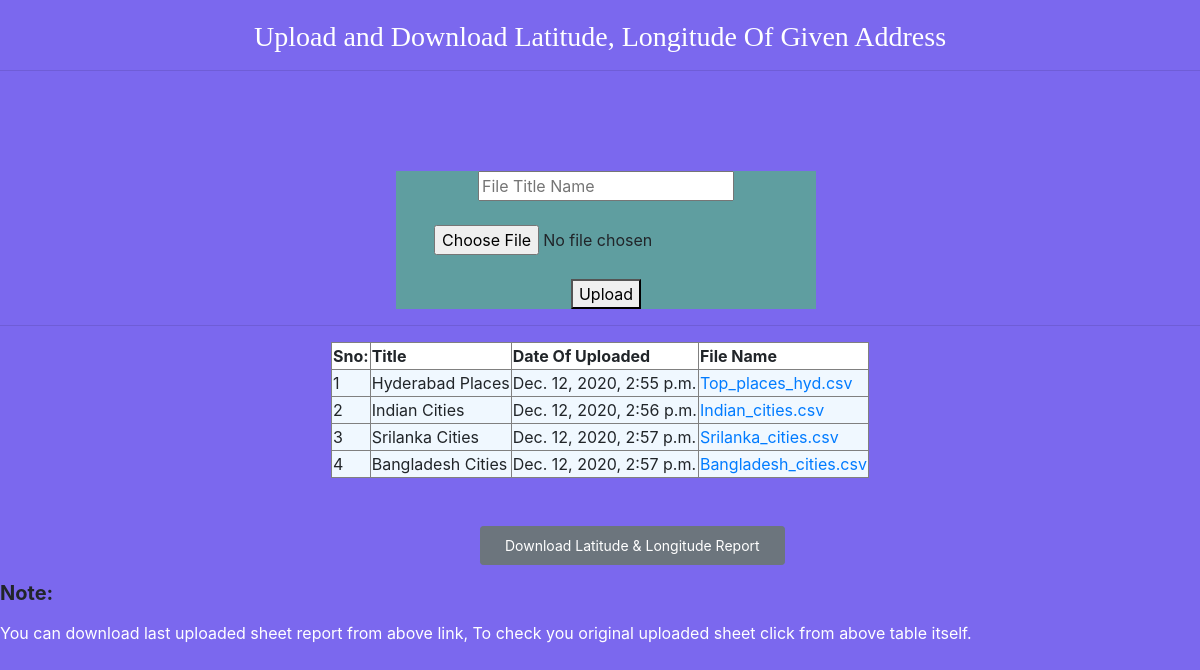
Page /upload/ on the committed database.
### App_PropsAMC/models.py (models this page shows)
class UploadFilesDB(models.Model):
    title = models.CharField(max_length=30)
    file_name = models.FileField()
    date_of_uploaded = models.DateTimeField(auto_now_add=True)

### App_PropsAMC/views.py (the view, shortened to what this page needs)
# urls.py: path('upload/', views.upload_file, name ='upload'),
def upload_file(request):
    qs = UploadFilesDB.objects.all()
    return render(request,'upload_form.html', {"filedata": qs})

### templates/upload_form.html (shortened to what this page needs)
{% load static %}
<!doctype html>
<html lang="en">
  <head>
    <link rel="stylesheet" href="https://cdn.jsdelivr.net/npm/bootstrap@4.5.3/dist/css/bootstrap.min.css">
  </head>
  <body style="background: mediumslateblue">
    <h3 align="center" style="color: white; margin-top: 20px; font-family: bold">Upload and Download Latitude, Longitude Of Given Address</h3><hr>
    <div class="form-group" align="center" style="margin-top: 100px; background: white; width: 35%; margin-left: 33%">
        <form action="{% url 'upload' %}" method="post" enctype="multipart/form-data" style="margin-top: 5px; margin-bottom: 5px; border: 2px; background: cadetblue">
            <input type="text" name="filetitle" placeholder="File Title Name"><br><br>
            <input type="file" required name="fileupload"><br><br>
            <button type="submit">Upload</button>
        </form>
    </div><hr>
    <table align="center" border="1" style="background: aliceblue">
        <tr style="background: white">
            <th>Sno:</th>
            <th>Title</th>
            <th>Date Of Uploaded</th>
            <th>File Name</th>
        </tr>
        {% if filedata %}
            {% for fd in filedata %}
            <tr>
                <td>{{ forloop.counter }}</td>
                <td>{{ fd.title }}</td>
                <td>{{ fd.date_of_uploaded }}</td>
                <td><a href="{{ fd.file_name.url }}" download>{{ fd.file_name }}</a></td>
            </tr>
            {% endfor %}
        {%  else %}
            <td colspan="4"><p align="center" style="color: red"> No File Avaiable...</p></td>
        {% endif %}
    </table><br><br>
    <a href="{% static 'addresswithlatlng.csv' %}" class="btn btn-secondary px-4 py-2 btn-sm" download style="margin-left: 40%">Download Latitude & Longitude Report</a>
    <p><b><h5>Note:</h5></b></p>
    <p style="color: white">You can download last uploaded sheet report from above link, To check you original uploaded sheet click from above table itself.</p>
  </body>
</html>

### rows in the picture
UploadFilesDB: title "Hyderabad Places", date_of_uploaded "Dec. 12, 2020, 2:55 p.m.", file_name "Top_places_hyd.csv"
UploadFilesDB: title "Indian Cities", date_of_uploaded "Dec. 12, 2020, 2:56 p.m.", file_name "Indian_cities.csv"
UploadFilesDB: title "Srilanka Cities", date_of_uploaded "Dec. 12, 2020, 2:57 p.m.", file_name "Srilanka_cities.csv"
UploadFilesDB: title "Bangladesh Cities", date_of_uploaded "Dec. 12, 2020, 2:57 p.m.", file_name "Bangladesh_cities.csv"
